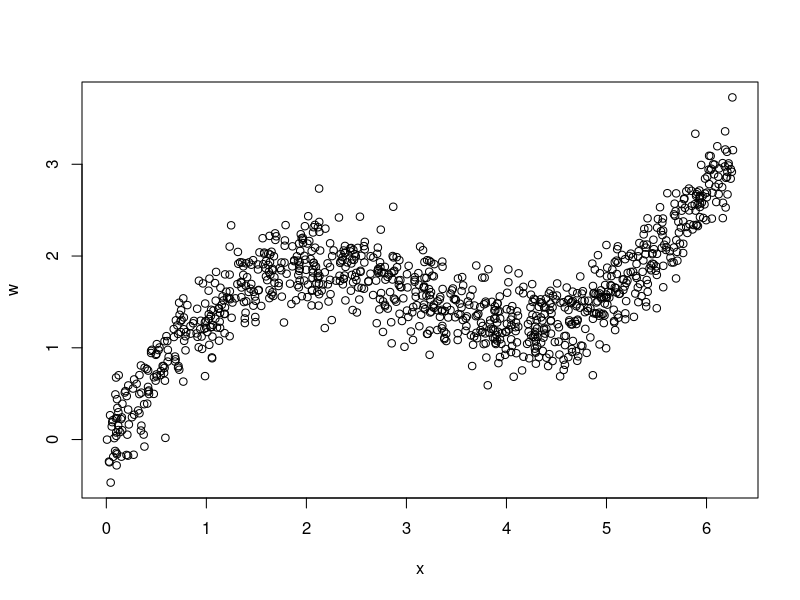
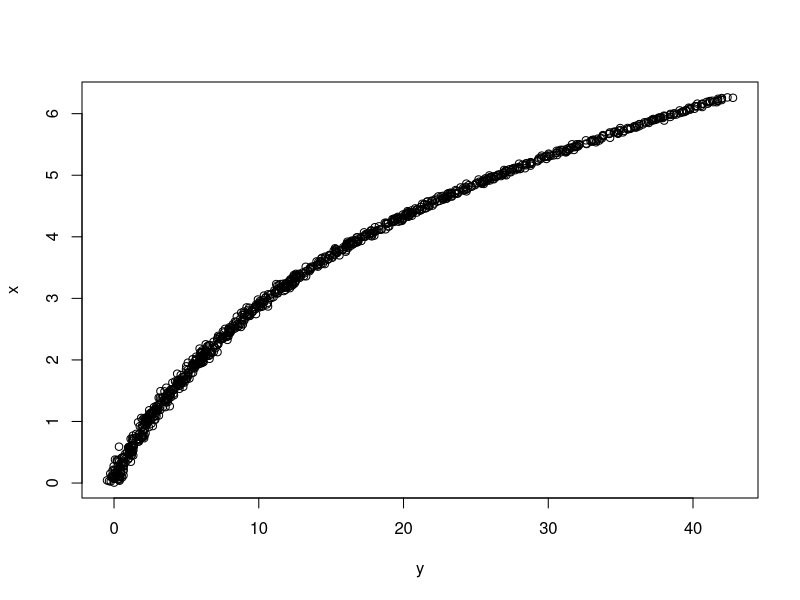
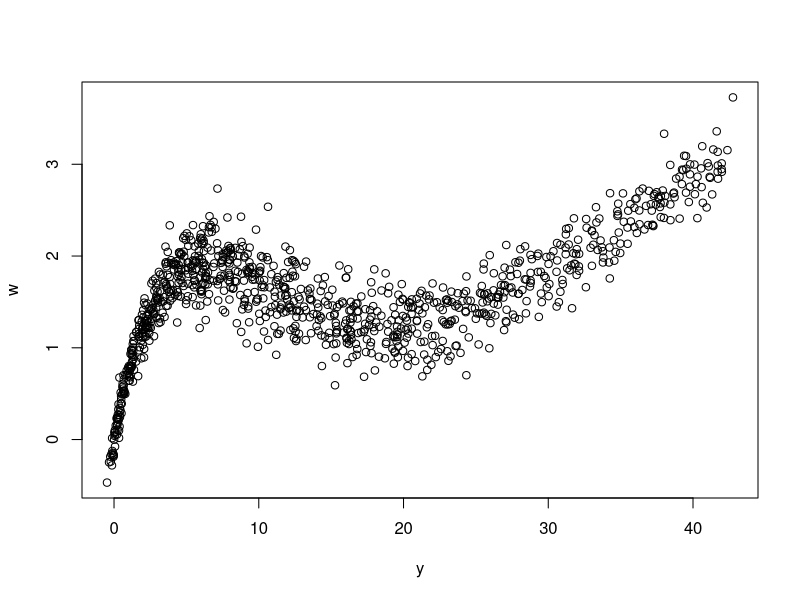
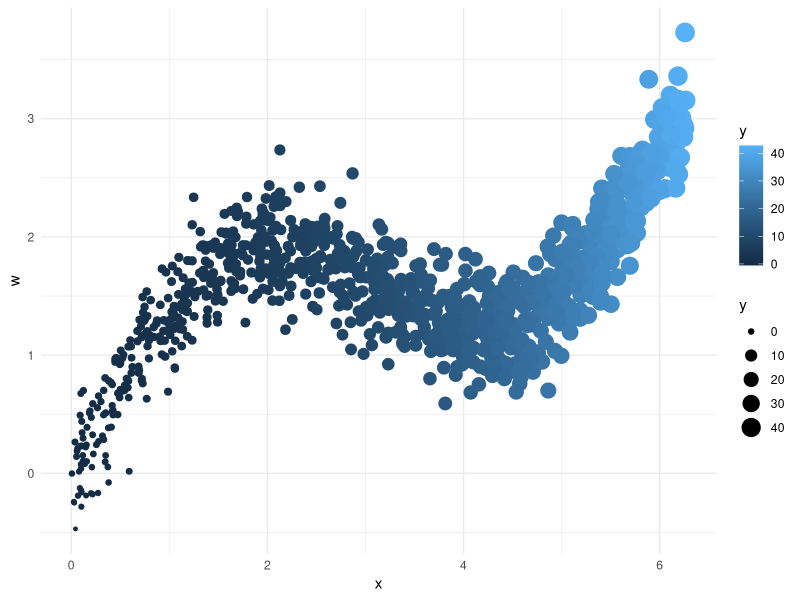
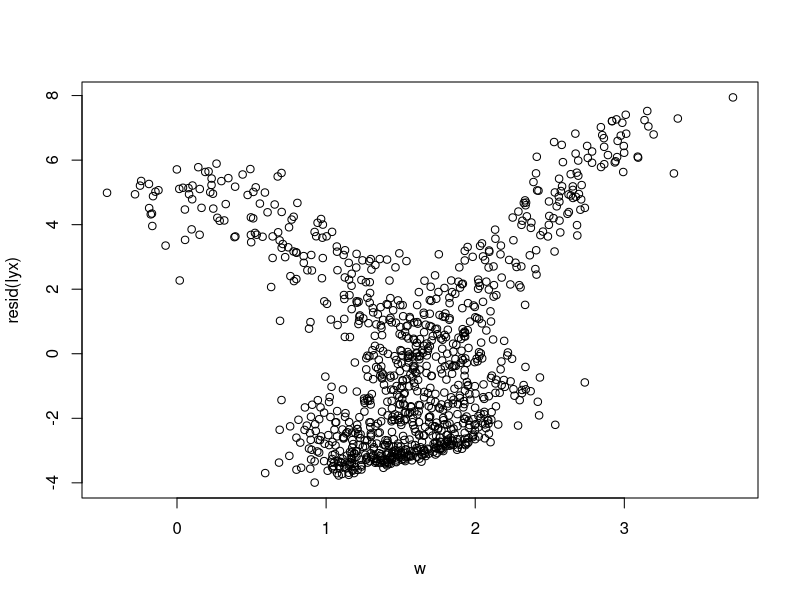
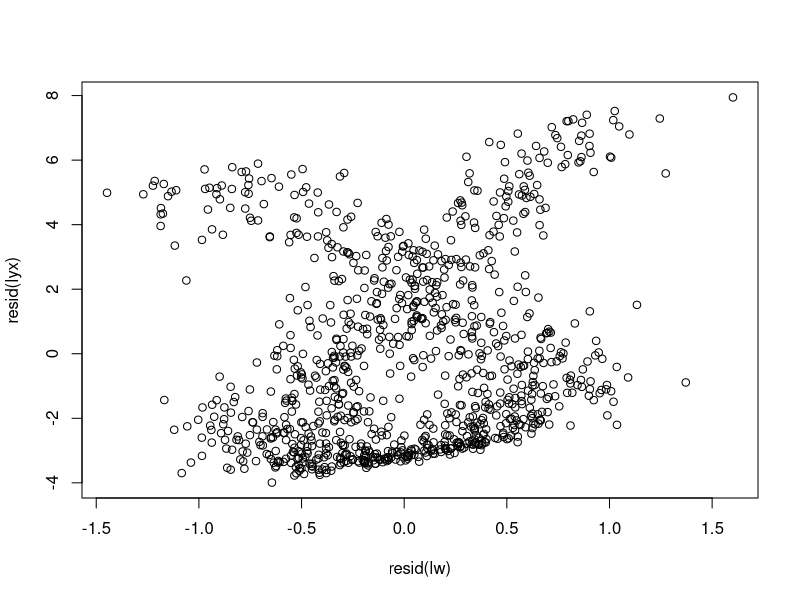
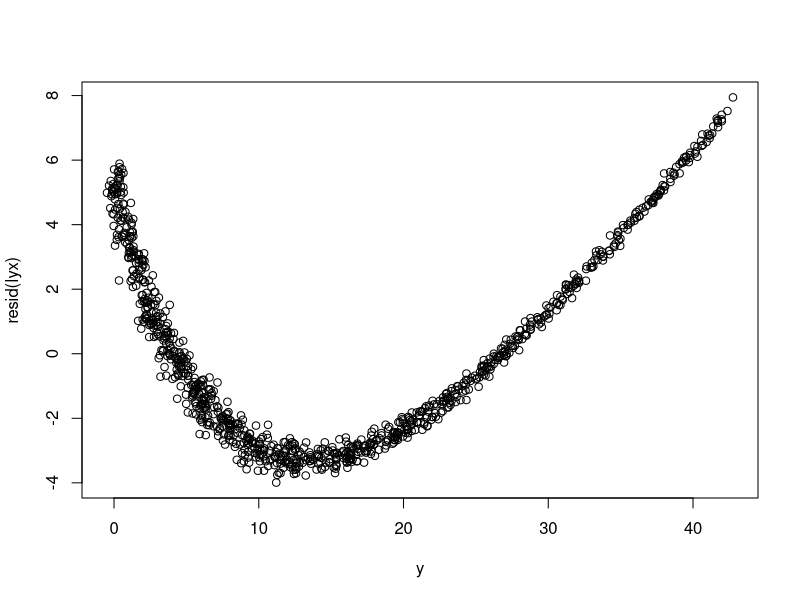
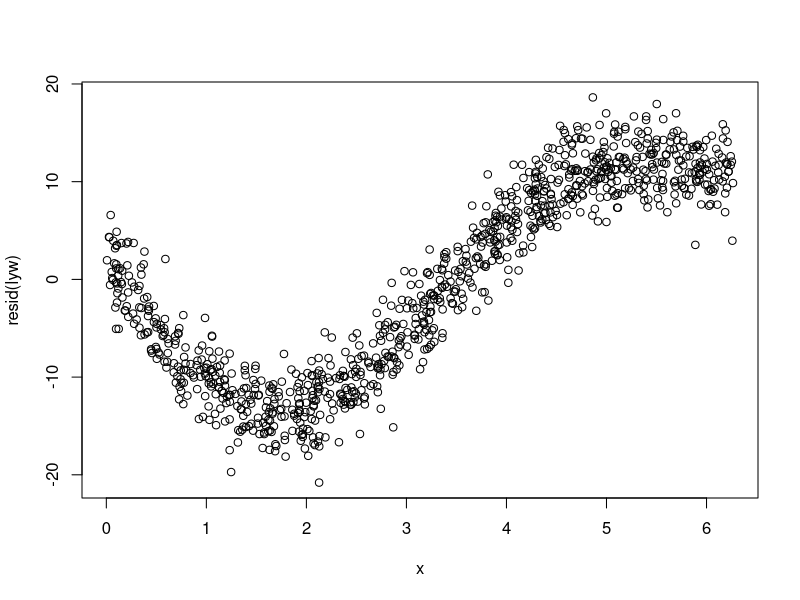

R code for these plots, in order:
## ---- chunk 1
require(ggplot2)
set.seed(12345)
N = 1000
x <- runif(N, min = 0, max=2*pi)
w <- .5*x + sin(x) + rnorm(N, sd=.25)
sy <- rnorm(N, sd=.1)

plot(x, w)
lx <- lm(x~w)
lw <- lm(w~x)

y <- x^2 + w + sy

plot(y, x)
plot(y, w)
ggplot(data.frame(x=x,w=w,y=y), aes(x=x, y=w,col=y, size=y)) + 
  geom_point() + theme_minimal()

lyx <- lm(y~x)
plot(w, resid(lyx))
plot(resid(lw), resid(lyx))
plot(y, resid(lyx))

lyw <- lm(y~w)
plot(x, resid(lyw))

# partial regression plot
plot(resid(lx), resid(lyw))
plot(y, resid(lyw))

lyxw <- lm(y~x+w)
plot(x, resid(lyxw))
plot(w, resid(lyxw))
plot(y, resid(lyxw))

lm(y~x+w)
lm(resid(lyw)~resid(lx))

# the solution (partial residual plot):
plot(x, resid(lyxw)+coef(lyxw)['x']*x)
